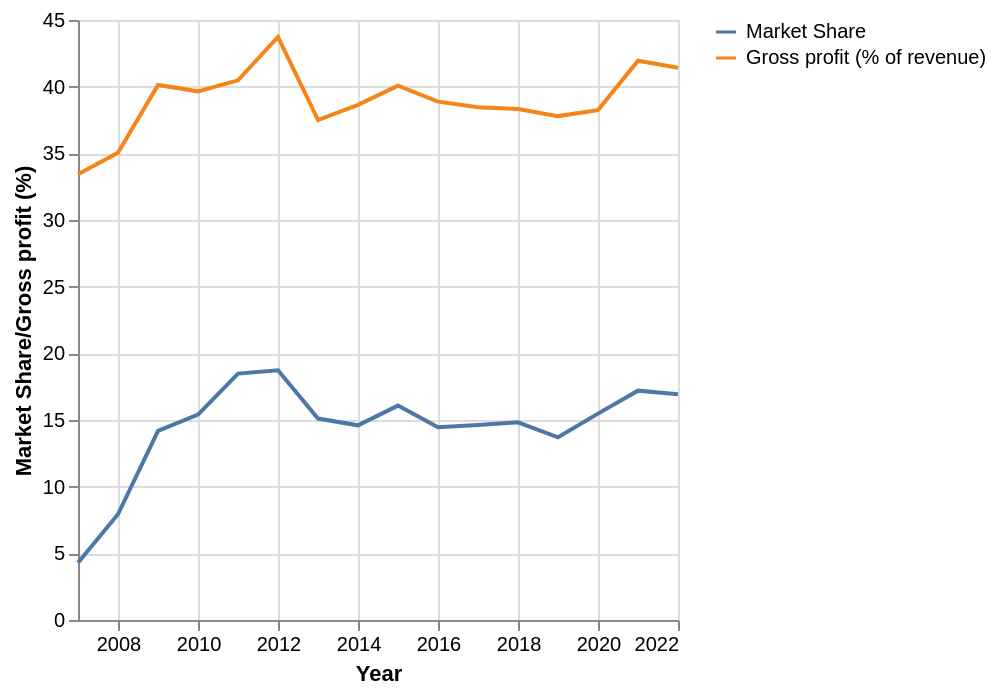

Vega-Lite specification for this chart:
### Vega-Lite specification from a JSON file in a GitHub repository (floating-point values rounded to 4 significant figures)
{"$schema": "https://vega.github.io/schema/vega-lite/v5.json", "data": {"values": [{"Year": "2007", "Market Share": "4.30", "Gross profit (% of revenue)": "33.425"}, {"Year": "2008", "Market Share": "7.93", "Gross profit (% of revenue)": "35.05"}, {"Year": "2009", "Market Share": "14.18", "Gross profit (% of revenue)": "40.125"}, {"Year": "2010", "Market Share": "15.40", "Gross profit (% of revenue)": "39.65"}, {"Year": "2011", "Market Share": "18.48", "Gross profit (% of revenue)": "40.475"}, {"Year": "2012", "Market Share": "18.73", "Gross profit (% of revenue)": "43.725"}, {"Year": "2013", "Market Share": "15.11", "Gross profit (% of revenue)": "37.5"}, {"Year": "2014", "Market Share": "14.60", "Gross profit (% of revenue)": "38.64"}, {"Year": "2015", "Market Share": "16.08", "Gross profit (% of revenue)": "40.075"}, {"Year": "2016", "Market Share": "14.45", "Gross profit (% of revenue)": "38.875"}, {"Year": "2017", "Market Share": "14.63", "Gross profit (% of revenue)": "38.45"}, {"Year": "2018", "Market Share": "14.83", "Gross profit (% of revenue)": "38.325"}, {"Year": "2019", "Market Share": "13.70", "Gross profit (% of revenue)": "37.7925"}, {"Year": "2020", "Market Share": "15.48", "Gross profit (% of revenue)": "38.2375"}, {"Year": "2021", "Market Share": "17.20", "Gross profit (% of revenue)": "41.945"}, {"Year": "2022", "Market Share": "16.93", "Gross profit (% of revenue)": "41.425"}], "format": {"parse": {"Year": "date"}}}, "repeat": {"layer": ["Market Share", "Gross profit (% of revenue)"]}, "spec": {"mark": "line", "encoding": {"x": {"field": "Year", "type": "temporal"}, "y": {"field": {"repeat": "layer"}, "type": "quantitative", "title": "Market Share/Gross profit (%)"}, "color": {"datum": {"repeat": "layer"}, "type": "nominal"}}}}
